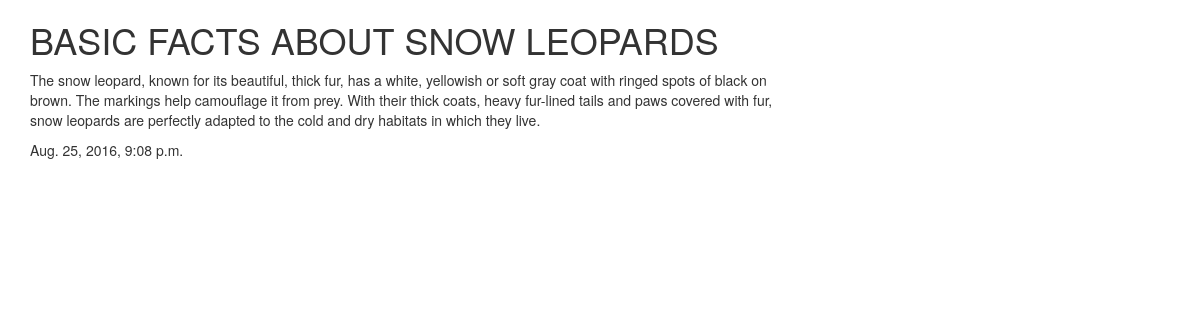
The page /topic/2/ on the database its author committed.
### forum/models.py (models this page shows)
class Post(models.Model):
    user = models.ForeignKey('auth.User')
    title = models.CharField(verbose_name='Title', max_length=200)
    body = models.TextField()
    date = models.DateTimeField(default=timezone.now)
    topic = models.ForeignKey(Topic, on_delete=models.CASCADE)
    def __str__(self):
        return self.title

### forum/views.py (the view)
# urls.py: url(r'^topic/(?P<topic_id>[0-9]+)/$', views.PostList.as_view(), name='topic')
class PostList(ListView):
    model = Post
    context_object_name = 'posts'
    template_name = 'forum/topic.html'
    def get_queryset(self):
        topic_id = int(self.kwargs['topic_id'])
        return Post.objects.filter(topic_id=topic_id)

### forum/templates/forum/topic.html
{% extends 'forum/base.html' %}
{% block content %}
    {% for  post in  posts %}
        <div>
            <h1>{{ post }}</h1>
            <p>{{ post.body }}</p>
            <p>{{ post.date }}</p>
        </div>
    {% endfor %}
{% endblock %}

### rows shown on the page
Post: title "BASIC FACTS ABOUT SNOW LEOPARDS", body "The snow leopard, known for its beautiful, thick fur, has a white, yellowish or soft gray coat with ringed spots of black on brown. The markings help camouflage it from prey. With their thick coats, heavy fur-lined tails and paws covered with fur, snow leopards are perfectly adapted to the cold and dry habitats in which they live.", date "Aug. 25, 2016, 9:08 p.m."
